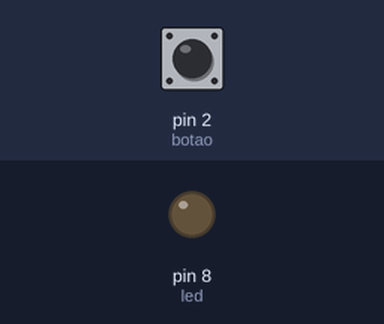
The sketch below on a simulated Arduino Uno, built with avr-gcc and run on an emulated ATmega328P. Shown: output pins drawn as LEDs (lit = HIGH). The test bench sets the inputs (shaded band); at power-on: pin 2 (botao) LOW.

Above: at 1.2 s.
1.3 s: pin 2 (botao) pulled HIGH for 0.15 s
At 1.37 s:
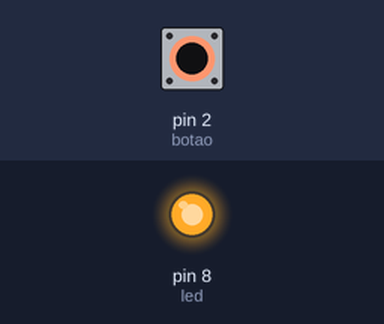
2.9 s: pin 2 (botao) pulled HIGH for 3.2 s
At 6.4 s:
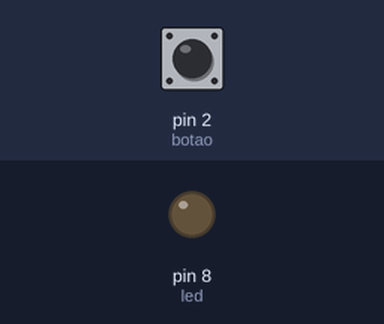
Timing chart, 0 to 7.9 s (numbered marks = the images above; inputs shaded):
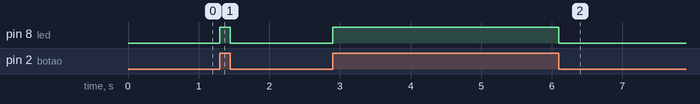

Measured:
- after the input at 1.3 s, pin 8 (led): LOW → HIGH at once, → LOW 0.15 s later
- after the input at 2.9 s, pin 8 (led): LOW → HIGH at once, → LOW 3.2 s later

The sketch:

Lampada.ino
```cpp
//Declaração das constantes
const int led = 8;    //constante led refere-se ao pino digital 8.
const int botao = 2;  //constante botão refere-se ao pino digital 2.

//Declaração da variável que conterá os estados do botão (0 LOW, 1 HIGH).
int estadoBotao = 0;

//Método setup, executado uma vez ao ligar o Arduino.
void setup() {
  pinMode(led,OUTPUT);   //Definindo o pino digital 8 como de saída.
  pinMode(botao,INPUT);  //Definindo o pino digital 2 como pino de entrada.
}

//Método loop, executado enquanto o Arduino estiver ligado.
void loop() {
  //Lendo o estado do pino 2, constante botao, e atribuindo
  //o resultado a variável estadoBotao.
  estadoBotao = digitalRead(botao);

  if(estadoBotao==1){
  digitalWrite(led,HIGH);
  }else{
  digitalWrite(led,LOW);
  }

  //Verificando o estado do botão para definir se acenderá ou
  //apagará o led.
  //  if (estadoBotao == 1) {
  //    digitalWrite(led,HIGH); //Botão pressionado, acende o led.
  //
  //  } else if(estadoBotao==0){
  //  digitalWrite(led,LOW);
  //  }

}
```
